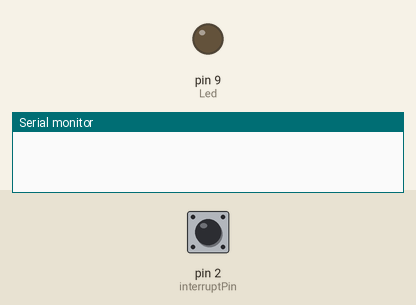
A sketch run on a simulated Arduino Uno, built with avr-gcc and run on an emulated ATmega328P. On the bench: output pins drawn as LEDs (lit = HIGH), the last lines printed to the serial monitor. The inputs (shaded band) are chosen by the test bench; at power-on: pin 2 (interruptPin) HIGH. Sleep ends after the set time or at an interrupt.

Above: at 1.2 s.
1.3 s: pin 2 (interruptPin) pulled LOW for 0.15 s
At 2.3 s:
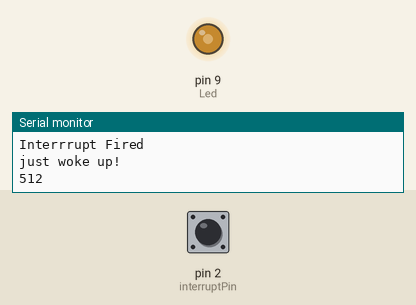
Timing chart, 0 to 4.3 s (numbered marks = the images above; inputs shaded):
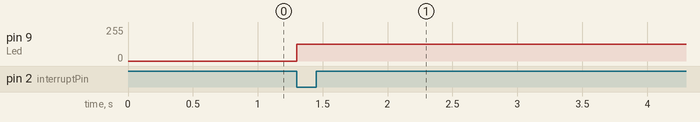

Measured:
- after the input at 1.3 s, pin 9 (Led): 0/255 → 127/255 at once

The sketch:

target.ino
```cpp
#include <avr/sleep.h>
#define interruptPin 2

int Led = 9;                                         // LED를 3번핀 설정
int FSRsensor = A0;                           // 센서값을 아나로그 A0핀 설정
int value = 0;                                       // loop에서 사용할 변수 설정
void setup()

{
  pinMode(interruptPin,INPUT_PULLUP);
  pinMode(Led, OUTPUT);                     // 핀모드 LED를 출력으로 설정
  Serial.begin(9600);                       // 시리얼 통신 설정 (보드레이트 9600)
}


void loop()

{
  int w_value = 0;
  if(w_value <= 3){
    Going_To_Sleep();
  }
  value = analogRead(FSRsensor);              // 센서값을 아나로그로 읽어 value 변수에 저장
  Serial.println(value);                      // 센서값을 시리얼 모니터에 출력
  value = map(value, 0, 1023, 0, 255);        // value에 저장된 센서값(0~1023)을 PWM값 0~255의 범위로 변환
  analogWrite(Led, value);                    // 변환된 PWM값으로 LED를 켠다 (변하는 값으로 밝기를 조절)
  delay(1000);                                 // 1초의 딜레이


}


void Going_To_Sleep(){
    sleep_enable();//Enabling sleep mode
    attachInterrupt(0, wakeUp, LOW);//attaching a interrupt to pin d2
    set_sleep_mode(SLEEP_MODE_PWR_DOWN);//Setting the sleep mode, in our case full sleep
    digitalWrite(LED_BUILTIN,LOW);//turning LED off
    delay(1000); //wait a second to allow the led to be turned off before going to sleep
    sleep_cpu();//activating sleep mode
    Serial.println("just woke up!");//next line of code executed after the interrupt
    digitalWrite(LED_BUILTIN,HIGH);//turning LED on
  }

void wakeUp(){
  Serial.println("Interrrupt Fired");//Print message to serial monitor
   sleep_disable();//Disable sleep mode
  detachInterrupt(0); //Removes the interrupt from pin 2;
}
```
